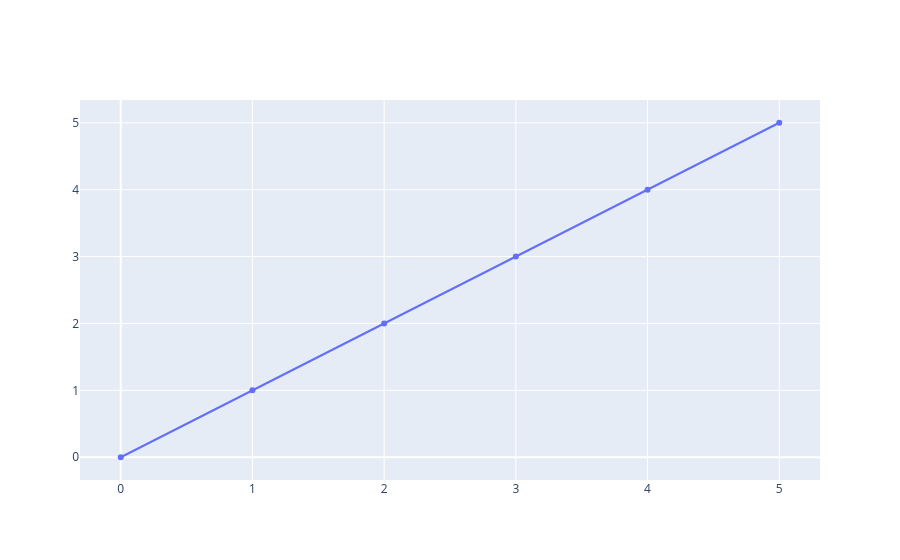

The notebook cell this image was saved under:
### Code cell
# Create a scatter plot using plotly library
import plotly.graph_objects as go

fig = go.Figure(data=[go.Scatter(x=[0, 1, 2, 3, 4, 5], y=[0, 1, 2, 3, 4, 5])])
fig.show()

### Figure 1 — Plotly figure (JSON) as saved in the notebook; plotly's stock layout.template omitted (floating-point values rounded to 4 significant figures)
{"data": [{"type": "scatter", "x": [0, 1, 2, 3, 4, 5], "y": [0, 1, 2, 3, 4, 5]}], "layout": {}}
